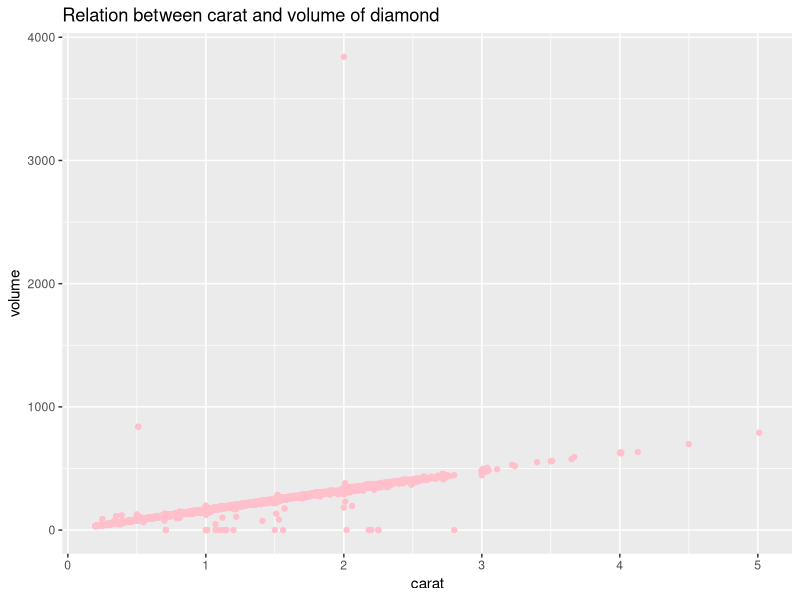

This chart was generated by the following R code:
library(ggplot2)
# Generating temporary data for storing volume of diamond 
temporary_data <- data.frame(diamonds)
# Creating new variable volume
volume <- diamonds$x*diamonds$y*diamonds$z
# Storing volume in temporary data
temporary_data$volume <- volume
# Plotting scatter graph showing relation between carat and volume of diamond
ggplot(temporary_data, aes(x=carat, y=volume)) + geom_point(color="pink") +
  ggtitle("Relation between carat and volume of diamond")